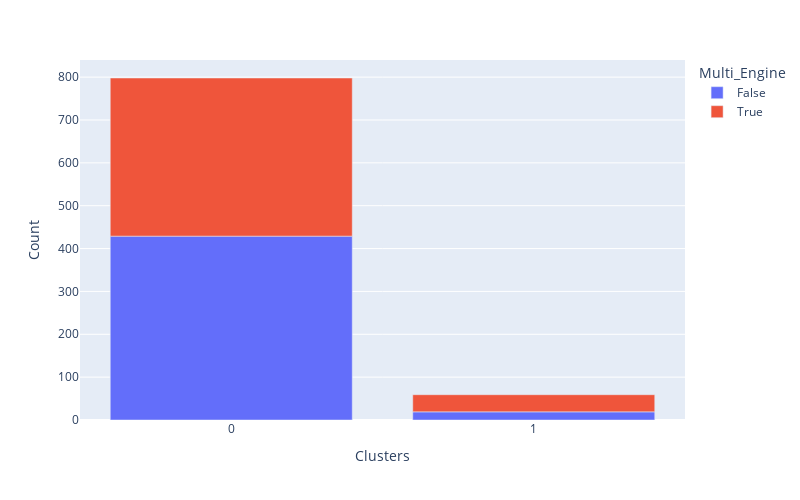
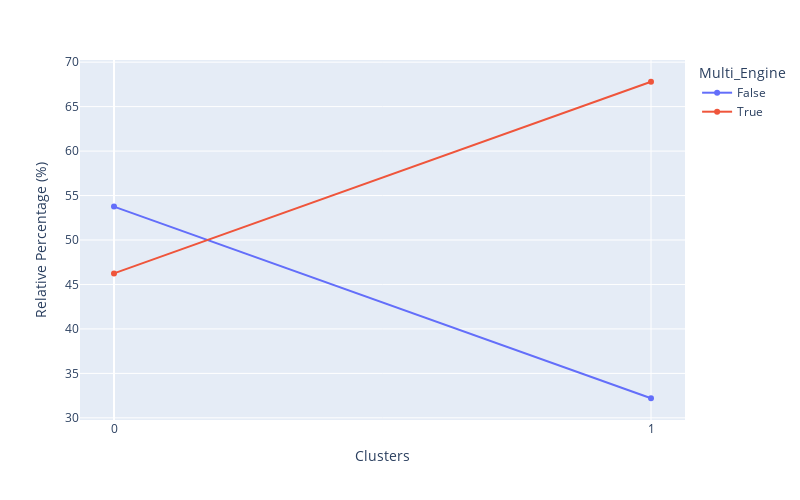

Write notebook code for charts like these, in order.
### Markdown cell above
### Clusters distribution across Multi Engine and Engine Type distributions & Relative Percentage of Multi Engine and Engine Type in each cluster

### Code cell
df_cluster_vs_multi_engine=  df_multi_engine.copy()
df_cluster_vs_multi_engine['Clusters'] = X['Clusters']
cluster_distribution_per_variable(df=df_cluster_vs_multi_engine, target='Multi_Engine')
plt.savefig(f"outputs/ml_pipeline/cluster_analysis/v1/cluster_vs_multi_engine.png", bbox_inches='tight', dpi=150) # Save plot

### Figure 1 — Plotly figure (JSON) as saved in the notebook; plotly's stock layout.template omitted (floating-point values rounded to 4 significant figures)
{"data": [{"alignmentgroup": "True", "hovertemplate": "Multi_Engine=False<br>Clusters=%{x}<br>Count=%{y}<extra></extra>", "legendgroup": "False", "marker": {"color": "#636efa"}, "name": "False", "offsetgroup": "False", "orientation": "v", "showlegend": true, "textposition": "auto", "type": "bar", "x": [0, 1], "xaxis": "x", "y": [429, 19], "yaxis": "y"}, {"alignmentgroup": "True", "hovertemplate": "Multi_Engine=True<br>Clusters=%{x}<br>Count=%{y}<extra></extra>", "legendgroup": "True", "marker": {"color": "#EF553B"}, "name": "True", "offsetgroup": "True", "orientation": "v", "showlegend": true, "textposition": "auto", "type": "bar", "x": [0, 1], "xaxis": "x", "y": [369, 40], "yaxis": "y"}], "layout": {"barmode": "relative", "height": 500, "legend": {"title": {"text": "Multi_Engine"}, "tracegroupgap": 0}, "margin": {"t": 60}, "width": 800, "xaxis": {"anchor": "y", "domain": [0, 1], "tickmode": "array", "tickvals": [0, 1], "title": {"text": "Clusters"}}, "yaxis": {"anchor": "x", "domain": [0, 1], "title": {"text": "Count"}}}}

### Figure 2 — Plotly figure (JSON) as saved in the notebook; plotly's stock layout.template omitted (floating-point values rounded to 4 significant figures)
{"data": [{"hovertemplate": "Multi_Engine=False<br>Clusters=%{x}<br>Relative Percentage (%)=%{y}<extra></extra>", "legendgroup": "False", "line": {"color": "#636efa", "dash": "solid"}, "mode": "markers+lines", "name": "False", "orientation": "v", "showlegend": true, "type": "scatter", "x": [0, 1], "xaxis": "x", "y": [53.76, 32.2], "yaxis": "y"}, {"hovertemplate": "Multi_Engine=True<br>Clusters=%{x}<br>Relative Percentage (%)=%{y}<extra></extra>", "legendgroup": "True", "line": {"color": "#EF553B", "dash": "solid"}, "mode": "markers+lines", "name": "True", "orientation": "v", "showlegend": true, "type": "scatter", "x": [0, 1], "xaxis": "x", "y": [46.24, 67.8], "yaxis": "y"}], "layout": {"height": 500, "legend": {"title": {"text": "Multi_Engine"}, "tracegroupgap": 0}, "margin": {"t": 60}, "width": 800, "xaxis": {"anchor": "y", "domain": [0, 1], "tickmode": "array", "tickvals": [0, 1], "title": {"text": "Clusters"}}, "yaxis": {"anchor": "x", "domain": [0, 1], "title": {"text": "Relative Percentage (%)"}}}}
